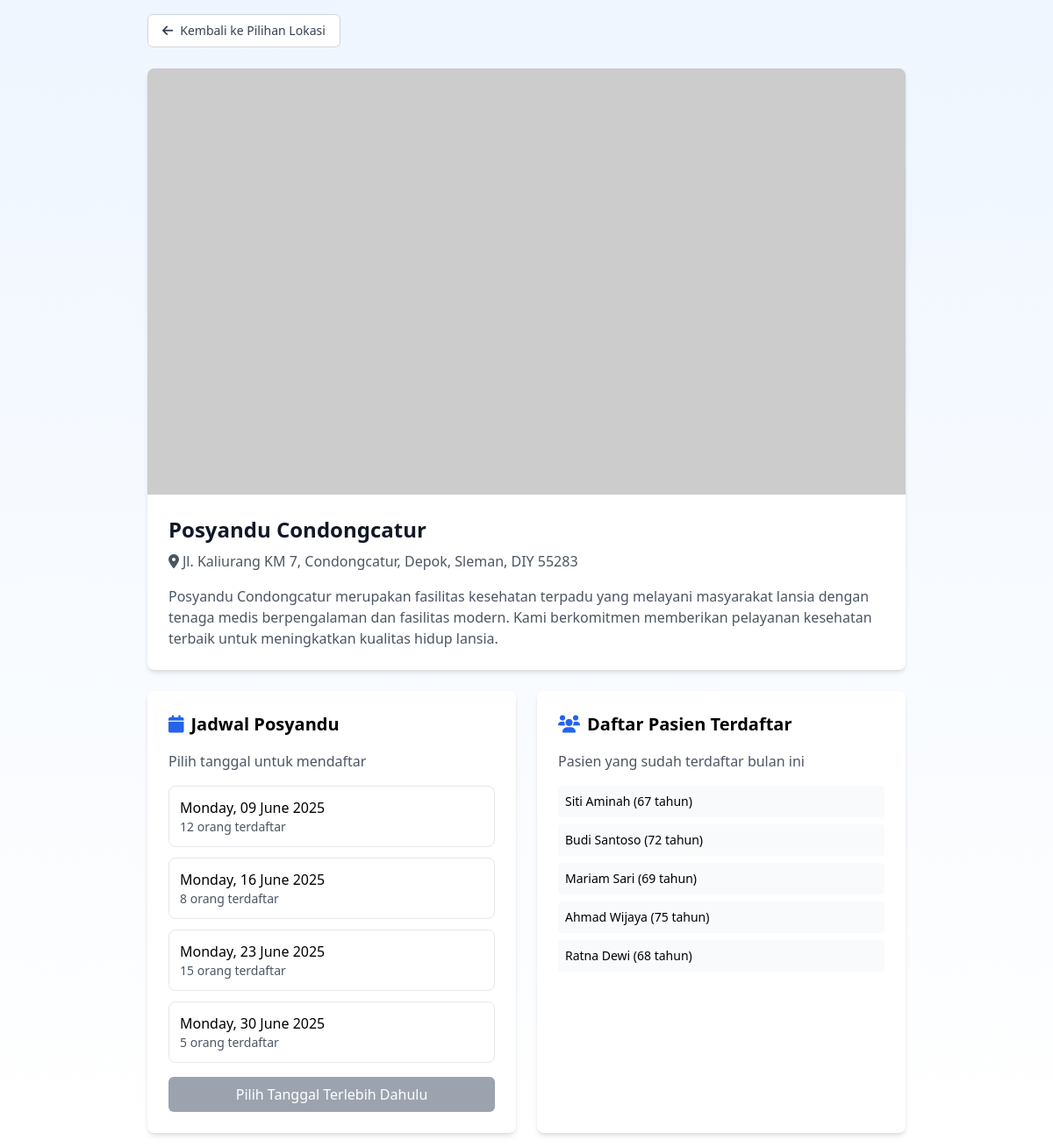
/location-detail.php (signed in), run on the app's committed database.
### tables this page shows
CREATE TABLE locations (
    id INT PRIMARY KEY AUTO_INCREMENT,
    name VARCHAR(100) NOT NULL,
    address TEXT NOT NULL,
    description TEXT,
    image_url VARCHAR(255),
    total_patients INT DEFAULT 0,
    next_schedule DATE,
    status ENUM('active', 'inactive') DEFAULT 'active',
    created_at TIMESTAMP DEFAULT CURRENT_TIMESTAMP,
    updated_at TIMESTAMP DEFAULT CURRENT_TIMESTAMP ON UPDATE CURRENT_TIMESTAMP
);

### location-detail.php (the view, shortened to what this page needs)
<?php
require_once 'config/database.php';
$location_id = $_GET['id'] ?? 1;
try {
    $stmt = $pdo->prepare("SELECT * FROM locations WHERE id = ?");
    $stmt->execute([$location_id]);
    $location = $stmt->fetch(PDO::FETCH_ASSOC);
    $stmt = $pdo->prepare("SELECT * FROM schedules WHERE location_id = ? AND schedule_date >= CURDATE() ORDER BY schedule_date LIMIT 4");
    $stmt->execute([$location_id]);
    $schedules = $stmt->fetchAll(PDO::FETCH_ASSOC);
    if (empty($schedules)) {
        $schedules = [
            ['id' => 1, 'schedule_date' => date('Y-m-d', strtotime('+1 day')), 'registered_count' => 12, 'max_capacity' => 50],
            ['id' => 2, 'schedule_date' => date('Y-m-d', strtotime('+8 days')), 'registered_count' => 8, 'max_capacity' => 50],
            ['id' => 3, 'schedule_date' => date('Y-m-d', strtotime('+15 days')), 'registered_count' => 15, 'max_capacity' => 50],
            ['id' => 4, 'schedule_date' => date('Y-m-d', strtotime('+22 days')), 'registered_count' => 5, 'max_capacity' => 50]
        ];
    }
} catch (PDOException $e) {
    error_log("Database error: " . $e->getMessage());
    header('Location: locations.php');
    exit();
}
$sample_patients = [
    "Siti Aminah (67 tahun)",
    "Budi Santoso (72 tahun)",
    "Mariam Sari (69 tahun)",
    "Ahmad Wijaya (75 tahun)",
    "Ratna Dewi (68 tahun)"
];
?>
<!DOCTYPE html>
<html lang="id">
<head>
    <script src="https://cdn.tailwindcss.com"></script>
    <link rel="stylesheet" href="https://cdnjs.cloudflare.com/ajax/libs/font-awesome/6.0.0/css/all.min.css">
</head>
<body class="min-h-screen bg-gradient-to-b from-blue-50 to-white">
    <div class="max-w-4xl mx-auto p-4">
        <div class="mb-6">
            <a href="locations.php" class="inline-flex items-center px-4 py-2 text-sm font-medium text-gray-700 bg-white border border-gray-300 rounded-md hover:bg-gray-50">
                <i class="fas fa-arrow-left mr-2"></i>
                Kembali ke Pilihan Lokasi
            </a>
        </div>
        <div class="bg-white rounded-lg shadow-md mb-6">
            <div class="aspect-video bg-gray-200 rounded-t-lg">
                <img src="<?= $location['image_url'] ?? 'https://via.placeholder.com/600x300' ?>"
                     alt="<?= htmlspecialchars($location['name']) ?>"
                     class="w-full h-full object-cover rounded-t-lg">
            </div>
            <div class="p-6">
                <h1 class="text-2xl font-bold text-gray-900 mb-2"><?= htmlspecialchars($location['name']) ?></h1>
                <p class="text-gray-600 flex items-center mb-4">
                    <i class="fas fa-map-marker-alt mr-1"></i>
                    <?= htmlspecialchars($location['address']) ?>
                </p>
                <p class="text-gray-600"><?= htmlspecialchars($location['description']) ?></p>
            </div>
        </div>
        <div class="grid md:grid-cols-2 gap-6">
            <div class="bg-white rounded-lg shadow-md p-6">
                <h2 class="text-xl font-semibold mb-4 flex items-center">
                    <i class="fas fa-calendar mr-2 text-blue-600"></i>
                    Jadwal Posyandu
                </h2>
                <p class="text-gray-600 mb-4">Pilih tanggal untuk mendaftar</p>
                <div class="space-y-3">
                    <?php foreach ($schedules as $schedule): ?>
                    <div class="p-3 border rounded-lg cursor-pointer hover:border-gray-300 transition-colors schedule-item"
                         data-schedule-id="<?= $schedule['id'] ?>"
                         data-date="<?= $schedule['schedule_date'] ?>">
                        <div class="flex justify-between items-center">
                            <div>
                                <p class="font-medium">
                                    <?= date('l, d F Y', strtotime($schedule['schedule_date'])) ?>
                                </p>
                                <p class="text-sm text-gray-600"><?= $schedule['registered_count'] ?> orang terdaftar</p>
                            </div>
                        </div>
                    </div>
                    <?php endforeach; ?>
                </div>
                <button id="registerBtn" class="w-full mt-4 bg-blue-600 text-white py-2 px-4 rounded-md hover:bg-blue-700 transition-colors disabled:bg-gray-400" disabled>
                    Pilih Tanggal Terlebih Dahulu
                </button>
            </div>
            <div class="bg-white rounded-lg shadow-md p-6">
                <h2 class="text-xl font-semibold mb-4 flex items-center">
                    <i class="fas fa-users mr-2 text-blue-600"></i>
                    Daftar Pasien Terdaftar
                </h2>
                <p class="text-gray-600 mb-4">Pasien yang sudah terdaftar bulan ini</p>
                <div class="space-y-2">
                    <?php foreach ($sample_patients as $patient): ?>
                    <div class="p-2 bg-gray-50 rounded">
                        <p class="text-sm"><?= htmlspecialchars($patient) ?></p>
                    </div>
                    <?php endforeach; ?>
                </div>
            </div>
        </div>
    </div>
</body>
</html>

### data on the page
locations: name "Posyandu Condongcatur", address "Jl. Kaliurang KM 7, Condongcatur, Depok, Sleman, DIY 55283", description "Posyandu Condongcatur merupakan fasilitas kesehatan terpadu yang melayani masyarakat lansia dengan tenaga medis berpengalaman dan fasilitas modern. Kami berkomitmen memberikan pelayanan kesehatan terbaik untuk meningkatkan kualitas hidup lansia."

### other printed values
date('l, d F Y', strtotime($schedule['schedule_date'])) "Monday, 09 June 2025"
$schedule['registered_count'] "12"
date('l, d F Y', strtotime($schedule['schedule_date'])) "Monday, 16 June 2025"
$schedule['registered_count'] "8"
date('l, d F Y', strtotime($schedule['schedule_date'])) "Monday, 23 June 2025"
$schedule['registered_count'] "15"
date('l, d F Y', strtotime($schedule['schedule_date'])) "Monday, 30 June 2025"
$schedule['registered_count'] "5"
$patient "Siti Aminah (67 tahun)"
$patient "Budi Santoso (72 tahun)"
$patient "Mariam Sari (69 tahun)"
$patient "Ahmad Wijaya (75 tahun)"
$patient "Ratna Dewi (68 tahun)"
